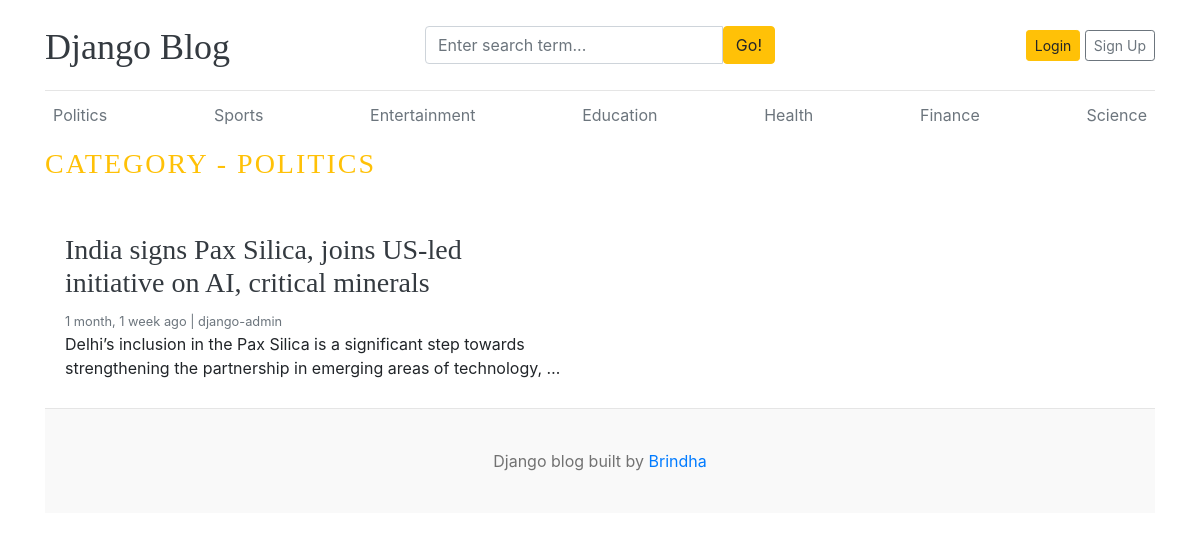
The app's page /category/2/ with its own data.
### blogs/models.py (models this page shows, shortened)
class Category(models.Model):
    category_name = models.CharField(max_length=50, unique = True)
    created_at = models.DateTimeField(auto_now_add=True)
    updated_at = models.DateTimeField(auto_now=True)
    class Meta:
        verbose_name_plural = 'categories'
    def __str__(self):
        return self.category_name

class Blog(models.Model):
    title = models.CharField(max_length=100, unique=True)
    slug = models.SlugField(max_length = 200, blank = True)
    category = models.ForeignKey(Category, on_delete=models.CASCADE)
    author = models.ForeignKey(User, on_delete=models.CASCADE)
    featured_image = models.ImageField(upload_to='uploads/%Y/%m/%d')
    short_description = models.TextField(max_length=500)
    blog_content = models.TextField(max_length=2000)
    status = models.CharField(max_length=20, choices=STATUS_CHOICES, default="Draft")
    is_featured = models.BooleanField(default=False)
    created_at = models.DateTimeField(auto_now_add=True)
    updated_at = models.DateTimeField(auto_now=True)

### blogs/views.py (the view)
# urls.py: path('<int:category_id>/', views.post_by_category, name='post_by_category')
def post_by_category(request, category_id):
    posts = Blog.objects.filter(status = "Published", category = category_id)
    try:
        category_name = Category.objects.get(pk=category_id)
    except:
        return redirect('home')
    context = {
        'posts': posts,
        'category_name': category_name
    }
    return render(request, 'post_by_category.html', context)

### blogs/context_processors.py (called while the page is built)
def get_categories(request):
    categories = Category.objects.all()
    return dict(categories=categories)

def get_links(request):
    social_links = SocialLinks.objects.all()
    return dict(social_links=social_links)

### templates/post_by_category.html
{% extends 'base.html' %}
{% block content %}
  <h3 class="text-uppercase text-warning" style="letter-spacing: 2px;">Category - {{ category_name }}</h3>
  <br>
  <div class="row mb-2">
    {% if posts %}
    {% for post in posts %}
        <div class="col-md-6">
          <div class="card border-0" >
            <div class="card-body">
              <h3><a href="{% url 'single_blog' post.slug %}" class="text-dark">{{ post.title }}</a></h3>
              <small class="mb-1 text-muted">{{ post.created_at | timesince}} ago | {{ post.author }}</small>
              <p class="card-text">{{ post.short_description | truncatewords:19 }}</p>
            </div>
          </div>
        </div>
    {% endfor %}
    {% else %}
       <p>No post for this category</p>
    {% endif %}
  </div>
{% endblock %}

### templates/base.html (shortened to what this page needs)
{% load static %}
<!DOCTYPE html>
<html lang="en">
<head>
    <link href="https://getbootstrap.com/docs/4.0/dist/css/bootstrap.min.css" rel="stylesheet">
    <link href="{% static 'css/blog.css' %}" rel="stylesheet">
    <link rel="stylesheet" href="https://cdnjs.cloudflare.com/ajax/libs/font-awesome/4.7.0/css/font-awesome.min.css">
  </head>
<body>
    <div class="container">
      <header class="blog-header py-3">
        <div class="row flex-nowrap justify-content-between align-items-center">
          <div class="col-4 pt-1">
            <a class="blog-header-logo text-dark" href="/">Django Blog</a>
          </div>
          <div class="col-4">
            <form action="{% url 'search' %}" method="GET">
              <div class="input-group">
                  <input class="form-control" type="text" name="keyword" placeholder="Enter search term..." aria-label="Enter search term..." aria-describedby="button-search" />
                  <button type="submit" class="btn btn-warning" id="button-search" type="button">Go!</button>
              </div>
            </form>
          </div>
          <div class="col-4 d-flex justify-content-end align-items-center">
            {% if user.is_authenticated %}
              <span><a href="{% url 'dashboard' %}">{{ user }}, Dashboard</a></span>
              &emsp;
              <span><a href="{% url 'logout' %}">Logout</a></span>
            {% else %}
            <a class="btn btn-sm btn-warning" href="{% url 'login'%}">Login</a> &nbsp;
            <a class="btn btn-sm btn-outline-secondary" href="{% url 'register' %}">Sign Up</a>
            {% endif %}
          </div>
        </div>
      </header>
      <div class="nav-scroller py-1 mb-2">
        <nav class="nav d-flex justify-content-between">
          {% for category in categories %}
          <a class="p-2 text-muted" href="{% url 'post_by_category' category.id %}">{{ category.category_name }}</a>
          {% endfor %}
        </nav>
      </div>
{% block content%}
{% endblock %}
<footer class="blog-footer">
  <p>Django blog built by <a href="#">Brindha</a></p>
</footer>
</body>
</html>

### blog_app/static/css/blog.css (style rules this page uses)
.blog-header { border-bottom: 1px solid #e5e5e5; }
.blog-header-logo { font-family: "Playfair Display", Georgia, "Times New Roman", serif; font-size: 2.25rem; }
h1, h2, h3, h4, h5, h6 { font-family: "Playfair Display", Georgia, "Times New Roman", serif; }
.blog-footer { padding: 2.5rem 0; color: #727272; text-align: center; background-color: #f9f9f9; border-top: .05rem solid #e5e5e5; }
.blog-footer p:last-child { margin-bottom: 0; }

### records on screen
Category: category_name "Politics", category_name "POLITICS"
Category: category_name "Sports"
Category: category_name "Entertainment"
Category: category_name "Education"
Category: category_name "Health"
Category: category_name "Finance"
Category: category_name "Science"
Blog: title "India signs Pax Silica, joins US-led initiative on AI, critical minerals", created_at "1 month, 1 week", author "django-admin", short_description "Delhi’s inclusion in the Pax Silica is a significant step towards strengthening the partnership in emerging areas of technology, …"
